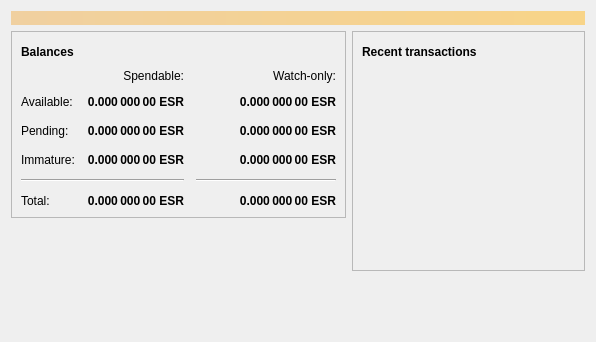
<?xml version="1.0" encoding="UTF-8"?>
<ui version="4.0">
 <class>OverviewPage</class>
 <widget class="QWidget" name="OverviewPage">
  <property name="geometry">
   <rect>
    <x>0</x>
    <y>0</y>
    <width>596</width>
    <height>342</height>
   </rect>
  </property>
  <property name="windowTitle">
   <string>Form</string>
  </property>
  <layout class="QVBoxLayout" name="topLayout">
   <item>
    <widget class="QLabel" name="labelAlerts">
     <property name="visible">
      <bool>false</bool>
     </property>
     <property name="styleSheet">
      <string notr="true">QLabel { background-color: qlineargradient(x1: 0, y1: 0, x2: 1, y2: 0, stop:0 #F0D0A0, stop:1 #F8D488); color:#000000; }</string>
     </property>
     <property name="wordWrap">
      <bool>true</bool>
     </property>
     <property name="margin">
      <number>3</number>
     </property>
     <property name="textInteractionFlags">
      <set>Qt::TextSelectableByMouse</set>
     </property>
    </widget>
   </item>
   <item>
    <layout class="QHBoxLayout" name="horizontalLayout" stretch="1,1">
     <item>
      <layout class="QVBoxLayout" name="verticalLayout_2">
       <item>
        <widget class="QFrame" name="frame">
         <property name="frameShape">
          <enum>QFrame::StyledPanel</enum>
         </property>
         <property name="frameShadow">
          <enum>QFrame::Raised</enum>
         </property>
         <layout class="QVBoxLayout" name="verticalLayout_4">
          <item>
           <layout class="QHBoxLayout" name="horizontalLayout_4">
            <item>
             <widget class="QLabel" name="label_5">
              <property name="font">
               <font>
                <weight>75</weight>
                <bold>true</bold>
               </font>
              </property>
              <property name="text">
               <string>Balances</string>
              </property>
             </widget>
            </item>
            <item>
             <widget class="QPushButton" name="labelWalletStatus">
              <property name="enabled">
               <bool>true</bool>
              </property>
              <property name="maximumSize">
               <size>
                <width>30</width>
                <height>16777215</height>
               </size>
              </property>
              <property name="toolTip">
               <string>The displayed information may be out of date. Your wallet automatically synchronizes with the elspero network after a connection is established, but this process has not completed yet.</string>
              </property>
              <property name="text">
               <string/>
              </property>
              <property name="icon">
               <iconset resource="../bitcoin.qrc">
                <normaloff>:/icons/warning</normaloff>
                <disabledoff>:/icons/warning</disabledoff>:/icons/warning</iconset>
              </property>
              <property name="iconSize">
               <size>
                <width>24</width>
                <height>24</height>
               </size>
              </property>
              <property name="flat">
               <bool>true</bool>
              </property>
             </widget>
            </item>
            <item>
             <spacer name="horizontalSpacer_3">
              <property name="orientation">
               <enum>Qt::Horizontal</enum>
              </property>
              <property name="sizeHint" stdset="0">
               <size>
                <width>40</width>
                <height>20</height>
               </size>
              </property>
             </spacer>
            </item>
           </layout>
          </item>
          <item>
           <layout class="QGridLayout" name="gridLayout">
            <property name="spacing">
             <number>12</number>
            </property>
            <item row="2" column="2">
             <widget class="QLabel" name="labelWatchPending">
              <property name="font">
               <font>
                <weight>75</weight>
                <bold>true</bold>
               </font>
              </property>
              <property name="cursor">
               <cursorShape>IBeamCursor</cursorShape>
              </property>
              <property name="toolTip">
               <string>Unconfirmed transactions to watch-only addresses</string>
              </property>
              <property name="text">
               <string notr="true">0.000 000 00 ESR</string>
              </property>
              <property name="alignment">
               <set>Qt::AlignRight|Qt::AlignTrailing|Qt::AlignVCenter</set>
              </property>
              <property name="textInteractionFlags">
               <set>Qt::LinksAccessibleByMouse|Qt::TextSelectableByKeyboard|Qt::TextSelectableByMouse</set>
              </property>
             </widget>
            </item>
            <item row="2" column="1">
             <widget class="QLabel" name="labelUnconfirmed">
              <property name="font">
               <font>
                <weight>75</weight>
                <bold>true</bold>
               </font>
              </property>
              <property name="cursor">
               <cursorShape>IBeamCursor</cursorShape>
              </property>
              <property name="toolTip">
               <string>Total of transactions that have yet to be confirmed, and do not yet count toward the spendable balance</string>
              </property>
              <property name="text">
               <string notr="true">0.000 000 00 ESR</string>
              </property>
              <property name="alignment">
               <set>Qt::AlignRight|Qt::AlignTrailing|Qt::AlignVCenter</set>
              </property>
              <property name="textInteractionFlags">
               <set>Qt::LinksAccessibleByMouse|Qt::TextSelectableByKeyboard|Qt::TextSelectableByMouse</set>
              </property>
             </widget>
            </item>
            <item row="3" column="2">
             <widget class="QLabel" name="labelWatchImmature">
              <property name="font">
               <font>
                <weight>75</weight>
                <bold>true</bold>
               </font>
              </property>
              <property name="cursor">
               <cursorShape>IBeamCursor</cursorShape>
              </property>
              <property name="toolTip">
               <string>Mined balance in watch-only addresses that has not yet matured</string>
              </property>
              <property name="text">
               <string notr="true">0.000 000 00 ESR</string>
              </property>
              <property name="alignment">
               <set>Qt::AlignRight|Qt::AlignTrailing|Qt::AlignVCenter</set>
              </property>
              <property name="textInteractionFlags">
               <set>Qt::LinksAccessibleByMouse|Qt::TextSelectableByKeyboard|Qt::TextSelectableByMouse</set>
              </property>
             </widget>
            </item>
            <item row="4" column="0" colspan="2">
             <widget class="Line" name="line">
              <property name="orientation">
               <enum>Qt::Horizontal</enum>
              </property>
             </widget>
            </item>
            <item row="4" column="2">
             <widget class="Line" name="lineWatchBalance">
              <property name="sizePolicy">
               <sizepolicy hsizetype="Preferred" vsizetype="Fixed">
                <horstretch>0</horstretch>
                <verstretch>0</verstretch>
               </sizepolicy>
              </property>
              <property name="minimumSize">
               <size>
                <width>140</width>
                <height>0</height>
               </size>
              </property>
              <property name="orientation">
               <enum>Qt::Horizontal</enum>
              </property>
             </widget>
            </item>
            <item row="5" column="0">
             <widget class="QLabel" name="labelTotalText">
              <property name="text">
               <string>Total:</string>
              </property>
             </widget>
            </item>
            <item row="3" column="1">
             <widget class="QLabel" name="labelImmature">
              <property name="font">
               <font>
                <weight>75</weight>
                <bold>true</bold>
               </font>
              </property>
              <property name="cursor">
               <cursorShape>IBeamCursor</cursorShape>
              </property>
              <property name="toolTip">
               <string>Mined balance that has not yet matured</string>
              </property>
              <property name="text">
               <string notr="true">0.000 000 00 ESR</string>
              </property>
              <property name="alignment">
               <set>Qt::AlignRight|Qt::AlignTrailing|Qt::AlignVCenter</set>
              </property>
              <property name="textInteractionFlags">
               <set>Qt::LinksAccessibleByMouse|Qt::TextSelectableByKeyboard|Qt::TextSelectableByMouse</set>
              </property>
             </widget>
            </item>
            <item row="2" column="3">
             <spacer name="horizontalSpacer_2">
              <property name="orientation">
               <enum>Qt::Horizontal</enum>
              </property>
              <property name="sizeHint" stdset="0">
               <size>
                <width>40</width>
                <height>20</height>
               </size>
              </property>
             </spacer>
            </item>
            <item row="3" column="0">
             <widget class="QLabel" name="labelImmatureText">
              <property name="text">
               <string>Immature:</string>
              </property>
             </widget>
            </item>
            <item row="5" column="1">
             <widget class="QLabel" name="labelTotal">
              <property name="font">
               <font>
                <weight>75</weight>
                <bold>true</bold>
               </font>
              </property>
              <property name="cursor">
               <cursorShape>IBeamCursor</cursorShape>
              </property>
              <property name="toolTip">
               <string>Your current total balance</string>
              </property>
              <property name="text">
               <string notr="true">0.000 000 00 ESR</string>
              </property>
              <property name="alignment">
               <set>Qt::AlignRight|Qt::AlignTrailing|Qt::AlignVCenter</set>
              </property>
              <property name="textInteractionFlags">
               <set>Qt::LinksAccessibleByMouse|Qt::TextSelectableByKeyboard|Qt::TextSelectableByMouse</set>
              </property>
             </widget>
            </item>
            <item row="5" column="2">
             <widget class="QLabel" name="labelWatchTotal">
              <property name="font">
               <font>
                <weight>75</weight>
                <bold>true</bold>
               </font>
              </property>
              <property name="cursor">
               <cursorShape>IBeamCursor</cursorShape>
              </property>
              <property name="toolTip">
               <string>Current total balance in watch-only addresses</string>
              </property>
              <property name="text">
               <string notr="true">0.000 000 00 ESR</string>
              </property>
              <property name="alignment">
               <set>Qt::AlignRight|Qt::AlignTrailing|Qt::AlignVCenter</set>
              </property>
              <property name="textInteractionFlags">
               <set>Qt::LinksAccessibleByMouse|Qt::TextSelectableByKeyboard|Qt::TextSelectableByMouse</set>
              </property>
             </widget>
            </item>
            <item row="0" column="2">
             <widget class="QLabel" name="labelWatchonly">
              <property name="text">
               <string>Watch-only:</string>
              </property>
              <property name="alignment">
               <set>Qt::AlignRight|Qt::AlignTrailing|Qt::AlignVCenter</set>
              </property>
             </widget>
            </item>
            <item row="1" column="0">
             <widget class="QLabel" name="labelBalanceText">
              <property name="text">
               <string>Available:</string>
              </property>
             </widget>
            </item>
            <item row="1" column="1">
             <widget class="QLabel" name="labelBalance">
              <property name="font">
               <font>
                <weight>75</weight>
                <bold>true</bold>
               </font>
              </property>
              <property name="cursor">
               <cursorShape>IBeamCursor</cursorShape>
              </property>
              <property name="toolTip">
               <string>Your current spendable balance</string>
              </property>
              <property name="text">
               <string notr="true">0.000 000 00 ESR</string>
              </property>
              <property name="alignment">
               <set>Qt::AlignRight|Qt::AlignTrailing|Qt::AlignVCenter</set>
              </property>
              <property name="textInteractionFlags">
               <set>Qt::LinksAccessibleByMouse|Qt::TextSelectableByKeyboard|Qt::TextSelectableByMouse</set>
              </property>
             </widget>
            </item>
            <item row="1" column="2">
             <widget class="QLabel" name="labelWatchAvailable">
              <property name="font">
               <font>
                <weight>75</weight>
                <bold>true</bold>
               </font>
              </property>
              <property name="cursor">
               <cursorShape>IBeamCursor</cursorShape>
              </property>
              <property name="toolTip">
               <string>Your current balance in watch-only addresses</string>
              </property>
              <property name="text">
               <string notr="true">0.000 000 00 ESR</string>
              </property>
              <property name="alignment">
               <set>Qt::AlignRight|Qt::AlignTrailing|Qt::AlignVCenter</set>
              </property>
              <property name="textInteractionFlags">
               <set>Qt::LinksAccessibleByMouse|Qt::TextSelectableByKeyboard|Qt::TextSelectableByMouse</set>
              </property>
             </widget>
            </item>
            <item row="2" column="0">
             <widget class="QLabel" name="labelPendingText">
              <property name="text">
               <string>Pending:</string>
              </property>
             </widget>
            </item>
            <item row="0" column="1">
             <widget class="QLabel" name="labelSpendable">
              <property name="text">
               <string>Spendable:</string>
              </property>
              <property name="alignment">
               <set>Qt::AlignRight|Qt::AlignTrailing|Qt::AlignVCenter</set>
              </property>
             </widget>
            </item>
           </layout>
          </item>
         </layout>
        </widget>
       </item>
       <item>
        <spacer name="verticalSpacer">
         <property name="orientation">
          <enum>Qt::Vertical</enum>
         </property>
         <property name="sizeHint" stdset="0">
          <size>
           <width>20</width>
           <height>40</height>
          </size>
         </property>
        </spacer>
       </item>
      </layout>
     </item>
     <item>
      <layout class="QVBoxLayout" name="verticalLayout_3">
       <item>
        <widget class="QFrame" name="frame_2">
         <property name="frameShape">
          <enum>QFrame::StyledPanel</enum>
         </property>
         <property name="frameShadow">
          <enum>QFrame::Raised</enum>
         </property>
         <layout class="QVBoxLayout" name="verticalLayout">
          <item>
           <layout class="QHBoxLayout" name="horizontalLayout_2">
            <item>
             <widget class="QLabel" name="label_4">
              <property name="font">
               <font>
                <weight>75</weight>
                <bold>true</bold>
               </font>
              </property>
              <property name="text">
               <string>Recent transactions</string>
              </property>
             </widget>
            </item>
            <item>
             <widget class="QPushButton" name="labelTransactionsStatus">
              <property name="enabled">
               <bool>true</bool>
              </property>
              <property name="maximumSize">
               <size>
                <width>30</width>
                <height>16777215</height>
               </size>
              </property>
              <property name="toolTip">
               <string>The displayed information may be out of date. Your wallet automatically synchronizes with the elspero network after a connection is established, but this process has not completed yet.</string>
              </property>
              <property name="text">
               <string/>
              </property>
              <property name="icon">
               <iconset resource="../bitcoin.qrc">
                <normaloff>:/icons/warning</normaloff>
                <disabledoff>:/icons/warning</disabledoff>:/icons/warning</iconset>
              </property>
              <property name="iconSize">
               <size>
                <width>24</width>
                <height>24</height>
               </size>
              </property>
              <property name="flat">
               <bool>true</bool>
              </property>
             </widget>
            </item>
            <item>
             <spacer name="horizontalSpacer">
              <property name="orientation">
               <enum>Qt::Horizontal</enum>
              </property>
              <property name="sizeHint" stdset="0">
               <size>
                <width>40</width>
                <height>20</height>
               </size>
              </property>
             </spacer>
            </item>
           </layout>
          </item>
          <item>
           <widget class="QListView" name="listTransactions">
            <property name="styleSheet">
             <string notr="true">QListView { background: transparent; }</string>
            </property>
            <property name="frameShape">
             <enum>QFrame::NoFrame</enum>
            </property>
            <property name="verticalScrollBarPolicy">
             <enum>Qt::ScrollBarAlwaysOff</enum>
            </property>
            <property name="horizontalScrollBarPolicy">
             <enum>Qt::ScrollBarAlwaysOff</enum>
            </property>
            <property name="selectionMode">
             <enum>QAbstractItemView::NoSelection</enum>
            </property>
           </widget>
          </item>
         </layout>
        </widget>
       </item>
       <item>
        <spacer name="verticalSpacer_2">
         <property name="orientation">
          <enum>Qt::Vertical</enum>
         </property>
         <property name="sizeHint" stdset="0">
          <size>
           <width>20</width>
           <height>40</height>
          </size>
         </property>
        </spacer>
       </item>
      </layout>
     </item>
    </layout>
   </item>
  </layout>
 </widget>
 <resources/>
 <connections/>
</ui>
